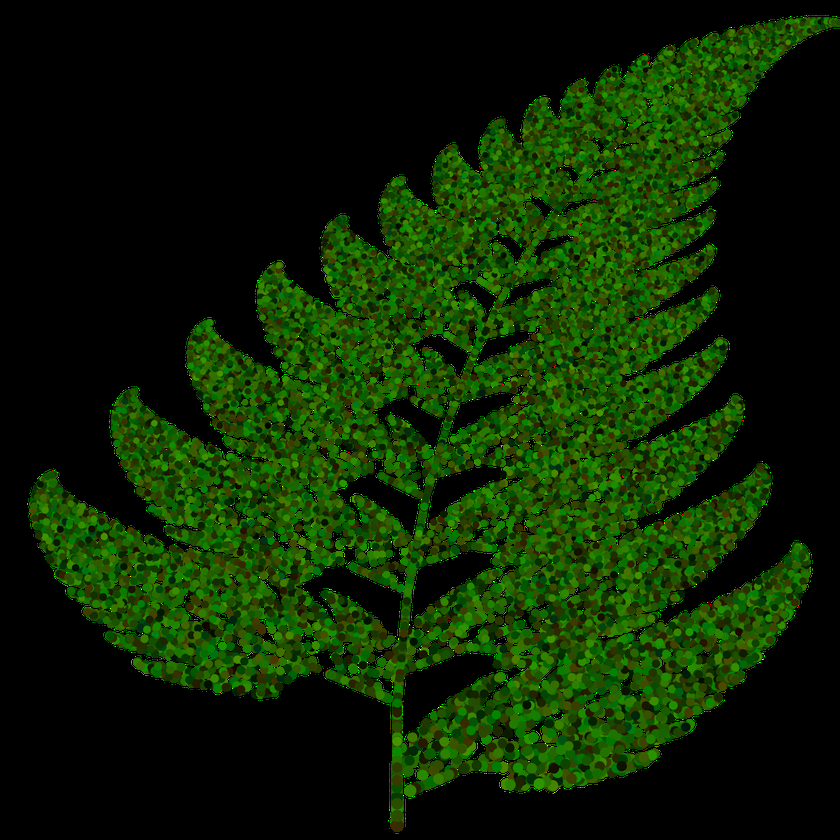
#> input picture sketch3/fern.png, 840 x 840 px, shrunk from 2048 x 2048 before the run; its folder holds only this picture in this run
$ python -i processor_circles.py   (imports and definitions only)
#> lines starting #> are read from the running program, lines starting #| are printed output that depends on the picture; after the words box and inside, x2 and y2 are one past the last pixel; in counts of white or black regions, pixels touching at a corner belong together
#> further down, picture is the input picture: shape (840, 840, 3); mean B, G, R 0.3, 36.6, 12.6
### sketch2/pythonhead/util.py

import os, sys
from pathlib import PurePath
import cv2 as cv

arguments = {}

def maybeOutput(processName, frame, n):
    if (not arguments.output_directory): return
    if (not os.path.exists(str(PurePath(arguments.output_directory) / processName))):
        os.makedirs(str(PurePath(arguments.output_directory) / processName))

    p = str(PurePath(arguments.output_directory) / processName / ("out_%06i.jpg" % n))
    print("saving to %s" % p, file=sys.stderr)
    cv.imwrite(p, frame)

### sketch2/pythonhead-old/processor_circles.py
import cv2 as cv
import numpy as np
import sys
from util import maybeOutput

arguments = {}

n = 0
def handleFrame(frame):
    global n

    img = cv.cvtColor(frame, cv.COLOR_BGR2GRAY)
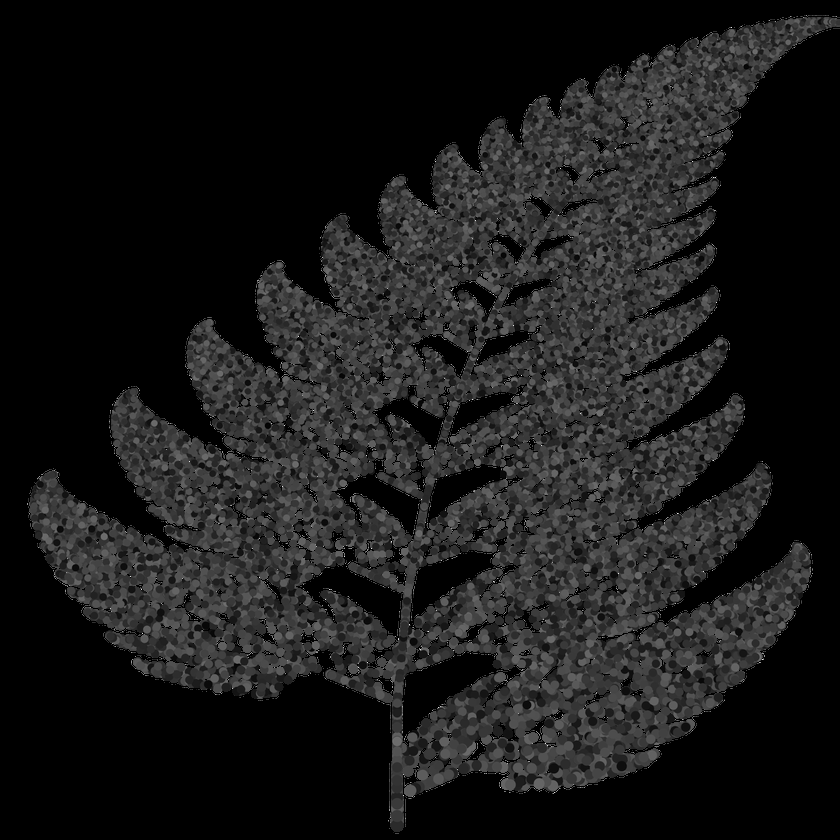
#> img: shape (840, 840); min 0, max 226, mean 25.3
    img = cv.medianBlur(img, 5)
    cimg = frame.copy() # numpy function

    circles = cv.HoughCircles(img, cv.HOUGH_GRADIENT, 1, 10, np.array([]), 150, 30, minRadius=5, maxRadius=50)
#> circles = 50 rows, first 8: [609.5, 603.5, 42.7], [663.5, 99.5, 45], [639.5, 573.5, 41.6], [640.5, 268.5, 40.5], [305.5, 382.5, 40.5], [589.5, 459.5, 27.1], [526.5, 448.5, 31.6], [657.5, 270.5, 29.4]

    if circles is not None and len(circles)>0: # Check if circles have been found and only then iterate over these and add them to the image
        a, b, c = circles.shape
#> a = 1; b = 50; c = 3
        for i in range(b):
            cv.circle(cimg, (int(circles[0][i][0]), int(circles[0][i][1])), int(circles[0][i][2]), (0, 0, 255), 3, cv.LINE_AA)
            cv.circle(cimg, (int(circles[0][i][0]), int(circles[0][i][1])), 2, (0, 255, 0), 3, cv.LINE_AA)  # draw center of circle
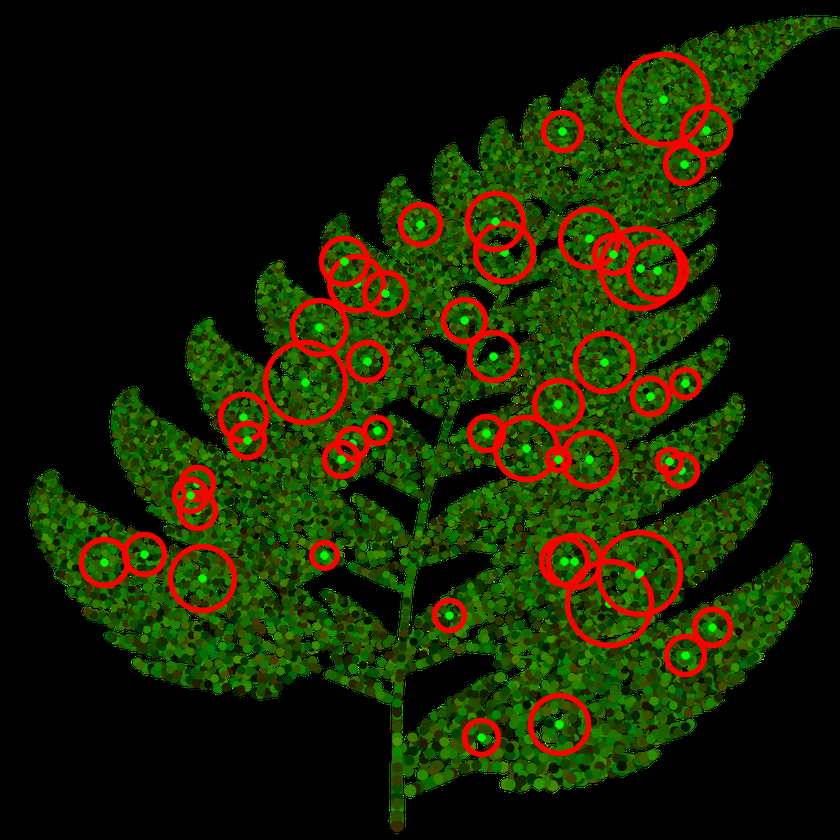
#> cimg: shape (840, 840, 3); 7.09% of pixels changed, all inside (x1, y1, x2, y2) = (78, 51, 734, 758)

    maybeOutput("circles", cimg, n)

    if (not arguments.hide):
        cv.imshow("detected circles", cimg)

    o = []
    if circles is not None and len(circles)>0: # Check if circles have been found and only then iterate over these and add them to the image
        a, b, c = circles.shape
        for i in range(b):
            o.append( dict(cx=float(circles[0][i][0]), cy=float(circles[0][i][1]), r=float(circles[0][i][2])) )

    out = dict(circles=o)
    n+=1
    return out

>>> import cv2
>>> picture = cv2.imread('../../sketch3/fern.png')
#> (the run stopped early here; a loop or call above may not have finished)
